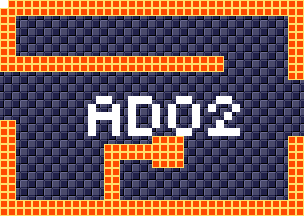

This is a level from a 2D game, rendered from its Tiled map with the project's own tilesets. A one-line summary and the map file follow, with tile-layer data summarised:
An orthogonal 38x27 tile map with 8x8 px tiles, 4 tile layers (background, foreground, room numbers, Objects), 15 tilesets.

<map version="1.5" tiledversion="1.7.1" orientation="orthogonal" renderorder="right-down" width="38" height="27" tilewidth="8" tileheight="8" infinite="0" nextlayerid="11" nextobjectid="1">
 <tileset firstgid="1" source="tilesheets/tsKarniMata.tsx" />
 <tileset firstgid="1025" source="tilesheets/tsVoodooWasp.tsx" />
 <tileset firstgid="2049" source="tilesheets/tsBurial.tsx" />
 <tileset firstgid="3073" source="tilesheets/tsBlueTemple.tsx" />
 <tileset firstgid="4097" source="tilesheets/tsGoddess.tsx" />
 <tileset firstgid="5121" source="tilesheets/tsKonark.tsx" />
 <tileset firstgid="6145" name="sEnemies" tilewidth="8" tileheight="8" tilecount="1024" columns="32">
  <image source="../grapx/tilesheets/sObjects.bmp" trans="ff94ff" width="256" height="256" />
 </tileset>
 <tileset firstgid="7169" source="tilesheets/tsIceTemple.tsx" />
 <tileset firstgid="8193" source="tilesheets/tsLavaArea.tsx" />
 <tileset firstgid="9217" source="tilesheets/tsBossArea.tsx" />
 <tileset firstgid="10241" source="tilesheets/tsPegu.tsx" />
 <tileset firstgid="11265" source="tilesheets/sTiwanakuTemple.tsx" />
 <tileset firstgid="12289" source="tilesheets/sIndraTemple.tsx" />
 <tileset firstgid="13313" source="tilesheets/sTeleport.tsx" />
 <tileset firstgid="14337" source="tilesheets/sObjects.tsx" />
 <layer id="2" name="background" width="38" height="27">
  <data>[1026 cells, 1026 non-empty, 2 distinct tile ids]</data>
 </layer>
 <layer id="1" name="foreground" width="38" height="27">
  <data>[1026 cells, 308 non-empty, 1 distinct tile ids]</data>
 </layer>
 <layer id="7" name="room numbers" width="38" height="27">
  <data>[1026 cells, 45 non-empty, 1 distinct tile ids]</data>
 </layer>
 <layer id="10" name="Objects" width="38" height="27">
  <data>[1026 cells, 0 non-empty, 0 distinct tile ids]</data>
 </layer>
</map>
